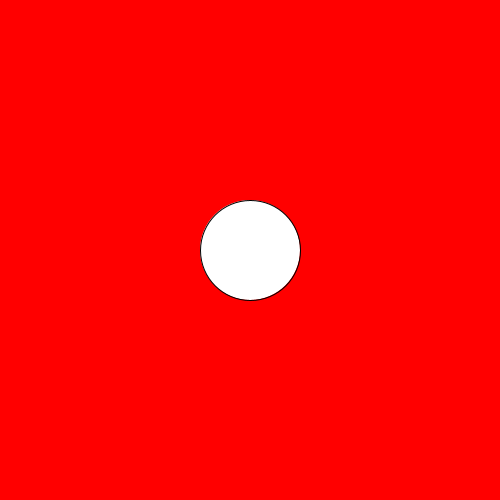
Frame 1 (no input)
Frame 60 (the mouse pressed at the canvas centre just before this capture): identical to frame 1, image omitted
Frame 120 (the mouse held since frame 60 and released just before this capture): identical to frame 1, image omitted

The Processing sketch that drew this single still picture (run headless with seeded random() and noise(); from frame 60 on, the mouse is pressed at the canvas centre):

// Processing sketch: sketch_150503b
// ── sketch_150503b.pde
int x = 250;
int y = 250;
boolean up;
void setup()
{
  size(500,500);
}
void draw()
{
  background(255,0,0);
  ellipse(x,y,100,100);
keyControl();
up = false;
}





void keyPressed()
{
  if(keyCode==UP)
  {
    up=true;
  }
  else 
  { 
    up = false;
  }
}
void keyControl()
{
  if(up)
  {
   y-=5;
  }
}
